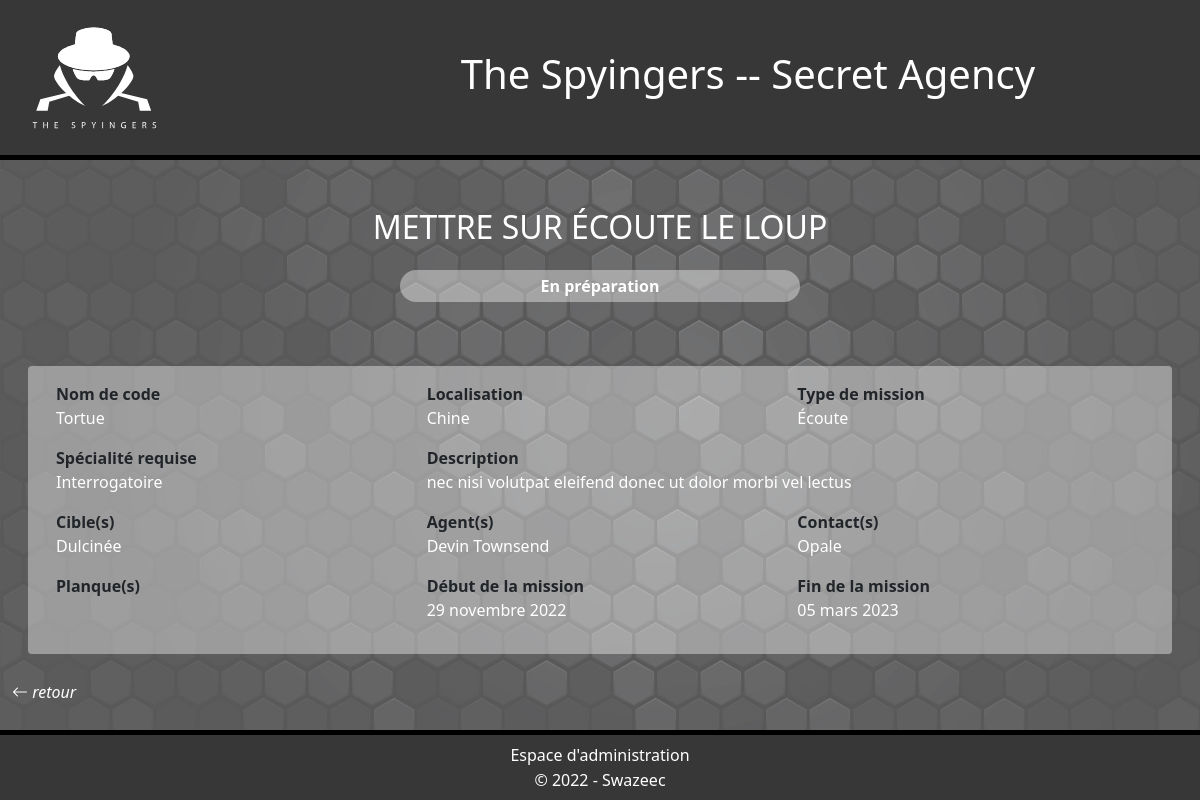
Page /mission.php?mission=12 on the committed database.
### tables this page shows
CREATE TABLE IF NOT EXISTS missions (
    id INT AUTO_INCREMENT PRIMARY KEY,
    title VARCHAR(100) NOT NULL,
    description TEXT NOT NULL,
    codename VARCHAR(50) NOT NULL,
    startDate DATE NOT NULL,
    endDate DATE NOT NULL,
    missionType_id INT NOT NULL,
    status_id INT NOT NULL,
    country_id INT NOT NULL,
    speciality_id INT NOT NULL,
    FOREIGN KEY (missionType_id) REFERENCES missionTypes(id),
    FOREIGN KEY (status_id) REFERENCES status(id),
    FOREIGN KEY (country_id) REFERENCES countries(id),
    FOREIGN KEY (speciality_id) REFERENCES specialities(id)
);

CREATE TABLE IF NOT EXISTS status (
    id INT AUTO_INCREMENT PRIMARY KEY,
    name VARCHAR(50) NOT NULL
);

CREATE TABLE IF NOT EXISTS countries (
    id INT AUTO_INCREMENT PRIMARY KEY,
    name VARCHAR(50) NOT NULL
);

CREATE TABLE IF NOT EXISTS missionTypes (
    id INT AUTO_INCREMENT PRIMARY KEY,
    name VARCHAR(50) NOT NULL
);

CREATE TABLE IF NOT EXISTS specialities (
    id INT AUTO_INCREMENT PRIMARY KEY,
    name VARCHAR(100) NOT NULL
);

CREATE TABLE IF NOT EXISTS targets (
    id INT AUTO_INCREMENT PRIMARY KEY,
    firstname VARCHAR(50) NOT NULL,
    lastname VARCHAR(50) NOT NULL,
    birthdate DATE NOT NULL,
    codename VARCHAR(50) NOT NULL,
    nationality_id INT NOT NULL,
    mission_id INT,
    FOREIGN KEY (nationality_id) REFERENCES nationalities(id),
    FOREIGN KEY (mission_id) REFERENCES missions(id)
);

CREATE TABLE IF NOT EXISTS agents(
    id INT AUTO_INCREMENT PRIMARY KEY,
    idcode CHAR(36) NOT NULL,  
    firstname VARCHAR(50) NOT NULL,
    lastname VARCHAR(50) NOT NULL,
    birthdate DATE NOT NULL,
    nationality_id INT NOT NULL,
    FOREIGN KEY (nationality_id) REFERENCES nationalities(id)
);

CREATE TABLE IF NOT EXISTS contacts(
    id INT AUTO_INCREMENT PRIMARY KEY,
    firstname VARCHAR(50) NOT NULL,
    lastname VARCHAR(50) NOT NULL,
    codename VARCHAR(100) NOT NULL,
    nationality_id INT NOT NULL,
    FOREIGN KEY (nationality_id) REFERENCES nationalities(id)
);

### mission.php (the view, shortened to what this page needs)
<?php
require_once('./src/db.php');
if(isset($_SESSION['connect'])){
    require_once('./src/header-connected.php');
} else {
    require_once('./src/header.php');
}
?>
<section class="row d-block">
<?php
    $lastmissionID = $bdd->prepare('SELECT id FROM missions ORDER BY id DESC LIMIT 1;');
    $lastmissionID->execute();
    if(!isset($_GET['mission']) || is_int($_GET['mission']) || $_GET['mission'] > $lastmissionID){
        header('location:./index.php');
    } else {
        $missionID = htmlspecialchars($_GET['mission']);
        $bdd->query('SET lc_time_names = \'fr_FR\'');
        $req = $bdd->prepare(
            'SELECT  missions.title AS title,
                    status.name AS status,
                    missions.codename AS codename ,
                    countries.name AS country,
                    missionTypes.name AS type,
                    specialities.name AS speciality,
                    missions.description AS description,
                    DATE_FORMAT(missions.startDate, "%d %M %Y") AS startDate,
                    DATE_FORMAT(missions.endDate, "%d %M %Y") AS endDate,
                    targets.codename AS Tcodename
            FROM missions
                JOIN status ON status.id = missions.status_id
                JOIN countries ON countries.id = missions.country_id
                JOIN missionTypes ON missionTypes.id = missions.missionType_id
                JOIN specialities ON specialities.id = missions.speciality_id
                JOIN targets ON targets.mission_id = missions.id
            WHERE missions.id = :id
                ');
        $req->bindValue(':id', $missionID, PDO::PARAM_INT);
        if($req->execute()){
            $missionDetail = $req->fetch(PDO::FETCH_ASSOC);
            $targets = $bdd->prepare('SELECT targets.codename AS Tcodename
                                        FROM targets
                                        WHERE targets.mission_id = :id
            ');
            $targets->bindValue(':id', $missionID, PDO::PARAM_INT);
            $targets->execute();
            $agents = $bdd->prepare('SELECT agents.firstname AS firstname, agents.lastname AS lastname
                                        FROM agents
                                        JOIN agents_missions ON agents_missions.agent_id = agents.id
                                        WHERE agents_missions.mission_id = :id
            ');
            $agents->bindValue(':id', $missionID, PDO::PARAM_INT);
            $agents->execute();
            $contacts = $bdd->prepare('SELECT contacts.codename AS codename
                                    FROM contacts
                                    JOIN contacts_missions ON contacts_missions.contact_id = contacts.id
                                    WHERE contacts_missions.mission_id = :id
            ');
            $contacts->bindValue(':id', $missionID, PDO::PARAM_INT);
            $contacts->execute();
            ?>
    <div class="col-12  pt-4 pt-md-5 pb-md-5 mb-3 mb-md-0">
        <h2 class=" text-white text-center pb-3"><?php echo mb_strtoupper($missionDetail['title'])  ?> </h2>
        <div class="row mr-auto d-flex justify-content-center ">
            <p class="col-8 col-md-4 rounded-pill blue39 text-center p-1" id="status"><?php echo $missionDetail['status']  ?></p>
        </div>
    </div>
    <div class="col-12 ">
        <article class="row p-3 white39 rounded mx-3">
            <div class="col-12 col-md-4 mb-3" >
                <p class="fs-6 fw-bold p-0 m-0">Nom de code</p>
                <p class="fs-6 text-white p-0 m-0"><?php echo $missionDetail['codename']  ?></p>
            </div>
            <div class="col-12 col-md-4 mb-3" >
                <p class="fs-6 fw-bold p-0 m-0">Localisation</p>
                <p class="fs-6 text-white p-0 m-0"><?php echo $missionDetail['country']  ?></p>
            </div>
            <div class="col-12 col-md-4 mb-3" >
                <p class="fs-6 fw-bold p-0 m-0">Type de mission</p>
                <p class="fs-6 text-white p-0 m-0"><?php echo $missionDetail['type']  ?></p>
            </div>
            <div class="col-12 col-md-4 mb-3" >
                <p class="fs-6 fw-bold p-0 m-0">Spécialité requise</p>
                <p class="fs-6 text-white p-0 m-0"><?php echo $missionDetail['speciality']  ?></p>
            </div>
            <div class="col-12 col-md-8 mb-3" >
                <p class="fs-6 fw-bold p-0 m-0">Description</p>
                <p class="fs-6 text-white p-0 m-0"><?php echo $missionDetail['description']  ?></p>
            </div>
            <div class="col-12 col-md-4 mb-3" >
                <p class="fs-6 fw-bold p-0 m-0">Cible(s)</p>
                <p class="fs-6 text-white p-0 m-0"><?php
                    while ($target = $targets->fetch(PDO::FETCH_ASSOC)){
                        echo $target['Tcodename'].' <br> ';
                    } ?></p>
            </div>
            <div class="col-12 col-md-4 mb-3" >
                <p class="fs-6 fw-bold p-0 m-0">Agent(s)</p>
                <p class="fs-6 text-white p-0 m-0"><?php
                    while ($agent = $agents->fetch(PDO::FETCH_ASSOC)){
                        echo $agent['firstname']. ' '.$agent['lastname'].' <br> ';
                    } ?></p>
            </div>
            <div class="col-12 col-md-4 mb-3" >
                <p class="fs-6 fw-bold p-0 m-0">Contact(s)</p>
                <p class="fs-6 text-white p-0 m-0"><?php
                    while ($contact = $contacts->fetch(PDO::FETCH_ASSOC)){
                        echo $contact['codename'].' <br> ';
                    } ?></p>
            </div>
            <div class="col-12 col-md-4 mb-3" >
                <p class="fs-6 fw-bold p-0 m-0">Planque(s)</p>
            </div><div class="col-12 col-md-4 mb-3" >
                <p class="fs-6 fw-bold p-0 m-0">Début de la mission</p>
                <p class="fs-6 text-white p-0 m-0"><?php echo $missionDetail['startDate']  ?></p>
            </div><div class="col-12 col-md-4 mb-3" >
                <p class="fs-6 fw-bold p-0 m-0">Fin de la mission</p>
                <p class="fs-6 text-white p-0 m-0"><?php echo $missionDetail['endDate']  ?></p>
            </div>
        </article>
    </div>
    <?php
        } else {
            header('location:./index.php');
        }
    }
?>
</section>
<nav class="row pagination">
    <a href="javascript:history.back()" class="col-12 align-items-center text-white ">
        <i class="bi bi-arrow-left"> retour</i>
    </a>
</nav>
<?php require_once ('./src/footer.php');?>
</body>
</html>

### style.css (style rules this page uses)
* { box-sizing: border-box; }
a { text-decoration: none; color: white; }
.white39 { background-color: rgba(255, 255, 255, 0.39); }
section { min-height: calc(80vh - 70px - 50px); }
.pagination { height: 50px; }

### rows in the picture
missions: title "METTRE SUR ÉCOUTE LE LOUP", status.name "En préparation", codename "Tortue", country.name "Chine", missionType.name "Écoute", speciality.name "Interrogatoire", description "nec nisi volutpat eleifend donec ut dolor morbi vel lectus"
targets: codename "Dulcinée"
agents: firstname "Devin", lastname "Townsend"
contacts: codename "Opale"

### other values in the picture
$missionDetail['startDate'] "29 novembre 2022"
$missionDetail['endDate'] "05 mars 2023"
